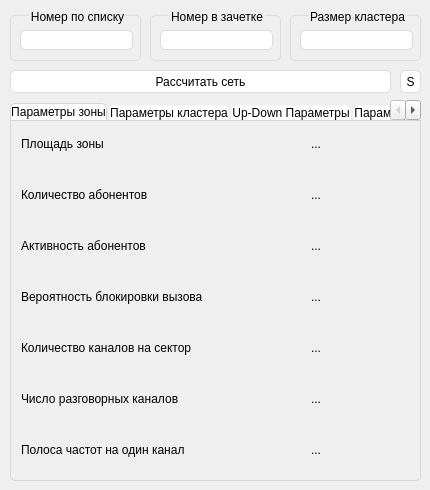
<?xml version="1.0" encoding="UTF-8"?>
<ui version="4.0">
 <class>MainWindow</class>
 <widget class="QMainWindow" name="MainWindow">
  <property name="geometry">
   <rect>
    <x>0</x>
    <y>0</y>
    <width>430</width>
    <height>490</height>
   </rect>
  </property>
  <property name="minimumSize">
   <size>
    <width>430</width>
    <height>490</height>
   </size>
  </property>
  <property name="maximumSize">
   <size>
    <width>430</width>
    <height>490</height>
   </size>
  </property>
  <property name="windowTitle">
   <string>MainWindow</string>
  </property>
  <property name="styleSheet">
   <string notr="true">QLineEdit {
border-radius:5px; 
border: 1px solid #dcdcdc;
}

QPushButton{
background-color: #ffffff;
border: 1px solid #dcdcdc;
border-radius: 5px;
}

QPushButton:hover {
	background-color: rgb(213, 213, 213);
}

QPushButton:pressed {
	background-color: rgb(148, 148, 148);
}

QTabWidget:pane {
border: 1px solid rgb(213, 213, 213);
border-bottom-left-radius: 5px;
border-bottom-right-radius: 5px;
}

QTabBar:tab {
background-color: #ffffff;
border: 1px solid rgb(213, 213, 213);
border-top-left-radius: 5px;
border-top-right-radius: 5px;
min-width: 20ex;
min-height: 3ex;
margin: 1px;
left: -1px;
bottom: -2px;
}

QTabBar:tab:!selected {
border-color: transparent;
margin-top: 3px;
}

QGroupBox {
border: 1px solid #dcdcdc;
border-radius: 5px;
margin-top: 5px;
}

QGroupBox:title {
top: -5px;
subcontrol-position: top center;
}</string>
  </property>
  <widget class="QWidget" name="centralwidget">
   <widget class="QGroupBox" name="groupBox">
    <property name="geometry">
     <rect>
      <x>10</x>
      <y>10</y>
      <width>131</width>
      <height>51</height>
     </rect>
    </property>
    <property name="title">
     <string>Номер по списку</string>
    </property>
    <widget class="QLineEdit" name="lineEdit_ListNumber">
     <property name="geometry">
      <rect>
       <x>10</x>
       <y>20</y>
       <width>113</width>
       <height>20</height>
      </rect>
     </property>
    </widget>
   </widget>
   <widget class="QGroupBox" name="groupBox_2">
    <property name="geometry">
     <rect>
      <x>150</x>
      <y>10</y>
      <width>131</width>
      <height>51</height>
     </rect>
    </property>
    <property name="title">
     <string>Номер в зачетке</string>
    </property>
    <widget class="QLineEdit" name="lineEdit_ZachNumber">
     <property name="geometry">
      <rect>
       <x>10</x>
       <y>20</y>
       <width>113</width>
       <height>20</height>
      </rect>
     </property>
    </widget>
   </widget>
   <widget class="QGroupBox" name="groupBox_3">
    <property name="geometry">
     <rect>
      <x>290</x>
      <y>10</y>
      <width>131</width>
      <height>51</height>
     </rect>
    </property>
    <property name="title">
     <string>Размер кластера</string>
    </property>
    <widget class="QLineEdit" name="lineEdit_ClusterSize">
     <property name="geometry">
      <rect>
       <x>10</x>
       <y>20</y>
       <width>113</width>
       <height>20</height>
      </rect>
     </property>
    </widget>
   </widget>
   <widget class="QPushButton" name="CalcNetButton">
    <property name="geometry">
     <rect>
      <x>10</x>
      <y>70</y>
      <width>381</width>
      <height>23</height>
     </rect>
    </property>
    <property name="styleSheet">
     <string notr="true"/>
    </property>
    <property name="text">
     <string>Рассчитать сеть</string>
    </property>
   </widget>
   <widget class="QTabWidget" name="tabWidget">
    <property name="geometry">
     <rect>
      <x>10</x>
      <y>100</y>
      <width>411</width>
      <height>381</height>
     </rect>
    </property>
    <property name="currentIndex">
     <number>0</number>
    </property>
    <property name="usesScrollButtons">
     <bool>true</bool>
    </property>
    <property name="documentMode">
     <bool>false</bool>
    </property>
    <property name="movable">
     <bool>false</bool>
    </property>
    <property name="tabBarAutoHide">
     <bool>false</bool>
    </property>
    <widget class="QWidget" name="tab_ZoneParams">
     <attribute name="title">
      <string>Параметры зоны</string>
     </attribute>
     <widget class="QWidget" name="gridLayoutWidget">
      <property name="geometry">
       <rect>
        <x>10</x>
        <y>0</y>
        <width>391</width>
        <height>351</height>
       </rect>
      </property>
      <layout class="QGridLayout" name="gridLayout">
       <property name="sizeConstraint">
        <enum>QLayout::SetDefaultConstraint</enum>
       </property>
       <property name="verticalSpacing">
        <number>6</number>
       </property>
       <item row="2" column="0">
        <widget class="QLabel" name="label_SubsActivity">
         <property name="text">
          <string>Активность абонентов</string>
         </property>
        </widget>
       </item>
       <item row="0" column="1">
        <widget class="QLabel" name="label_Square_Var">
         <property name="text">
          <string>...</string>
         </property>
         <property name="alignment">
          <set>Qt::AlignCenter</set>
         </property>
        </widget>
       </item>
       <item row="5" column="0">
        <widget class="QLabel" name="label_TalkChannels">
         <property name="text">
          <string>Число разговорных каналов</string>
         </property>
        </widget>
       </item>
       <item row="3" column="0">
        <widget class="QLabel" name="label_BlockProb">
         <property name="text">
          <string>Вероятность блокировки вызова</string>
         </property>
        </widget>
       </item>
       <item row="0" column="0">
        <widget class="QLabel" name="label_Square">
         <property name="text">
          <string>Площадь зоны</string>
         </property>
        </widget>
       </item>
       <item row="4" column="0">
        <widget class="QLabel" name="label_ChannelsPerSector">
         <property name="text">
          <string>Количество каналов на сектор</string>
         </property>
        </widget>
       </item>
       <item row="1" column="0">
        <widget class="QLabel" name="label_SubsQuant">
         <property name="text">
          <string>Количество абонентов</string>
         </property>
        </widget>
       </item>
       <item row="6" column="0">
        <widget class="QLabel" name="label_BandPerChannel">
         <property name="text">
          <string>Полоса частот на один канал</string>
         </property>
        </widget>
       </item>
       <item row="1" column="1">
        <widget class="QLabel" name="label_SubsQuant_Var">
         <property name="text">
          <string>...</string>
         </property>
         <property name="alignment">
          <set>Qt::AlignCenter</set>
         </property>
        </widget>
       </item>
       <item row="2" column="1">
        <widget class="QLabel" name="label_SubsActivity_Var">
         <property name="text">
          <string>...</string>
         </property>
         <property name="alignment">
          <set>Qt::AlignCenter</set>
         </property>
        </widget>
       </item>
       <item row="3" column="1">
        <widget class="QLabel" name="label_BlockProb_Var">
         <property name="text">
          <string>...</string>
         </property>
         <property name="alignment">
          <set>Qt::AlignCenter</set>
         </property>
        </widget>
       </item>
       <item row="4" column="1">
        <widget class="QLabel" name="label_ChannelsPerSector_Var">
         <property name="text">
          <string>...</string>
         </property>
         <property name="alignment">
          <set>Qt::AlignCenter</set>
         </property>
        </widget>
       </item>
       <item row="5" column="1">
        <widget class="QLabel" name="label_TalkChannels_Var">
         <property name="text">
          <string>...</string>
         </property>
         <property name="alignment">
          <set>Qt::AlignCenter</set>
         </property>
        </widget>
       </item>
       <item row="6" column="1">
        <widget class="QLabel" name="label_BandPerChannel_Var">
         <property name="text">
          <string>...</string>
         </property>
         <property name="alignment">
          <set>Qt::AlignCenter</set>
         </property>
        </widget>
       </item>
      </layout>
     </widget>
    </widget>
    <widget class="QWidget" name="tab_ClusterParams">
     <attribute name="title">
      <string>Параметры кластера</string>
     </attribute>
     <widget class="QWidget" name="gridLayoutWidget_2">
      <property name="geometry">
       <rect>
        <x>10</x>
        <y>10</y>
        <width>391</width>
        <height>341</height>
       </rect>
      </property>
      <layout class="QGridLayout" name="gridLayout_2">
       <item row="1" column="0">
        <widget class="QLabel" name="label_SignalNoise">
         <property name="text">
          <string>Сигнал / Шум</string>
         </property>
         <property name="alignment">
          <set>Qt::AlignCenter</set>
         </property>
        </widget>
       </item>
       <item row="2" column="0">
        <widget class="QLabel" name="label_AcceptableProb">
         <property name="text">
          <string>Допустимая вероятность невыполнения требований</string>
         </property>
         <property name="textFormat">
          <enum>Qt::MarkdownText</enum>
         </property>
         <property name="alignment">
          <set>Qt::AlignCenter</set>
         </property>
         <property name="wordWrap">
          <bool>true</bool>
         </property>
        </widget>
       </item>
       <item row="0" column="0">
        <widget class="QLabel" name="label_SignalLevelDev">
         <property name="text">
          <string>Отклонение уровня сигнала</string>
         </property>
         <property name="alignment">
          <set>Qt::AlignCenter</set>
         </property>
        </widget>
       </item>
       <item row="0" column="1">
        <widget class="QLabel" name="label_SignalLevelDev_Var">
         <property name="text">
          <string>...</string>
         </property>
         <property name="alignment">
          <set>Qt::AlignCenter</set>
         </property>
        </widget>
       </item>
       <item row="1" column="1">
        <widget class="QLabel" name="label_SignalNoise_Var">
         <property name="text">
          <string>...</string>
         </property>
         <property name="alignment">
          <set>Qt::AlignCenter</set>
         </property>
        </widget>
       </item>
       <item row="2" column="1">
        <widget class="QLabel" name="label_AcceptableProb_Var">
         <property name="text">
          <string>...</string>
         </property>
         <property name="alignment">
          <set>Qt::AlignCenter</set>
         </property>
        </widget>
       </item>
       <item row="3" column="1">
        <widget class="QLabel" name="label_ClusterSize_Var">
         <property name="text">
          <string>...</string>
         </property>
         <property name="alignment">
          <set>Qt::AlignCenter</set>
         </property>
        </widget>
       </item>
       <item row="4" column="1">
        <widget class="QLabel" name="label_SectorsQuant_Var">
         <property name="text">
          <string>...</string>
         </property>
         <property name="alignment">
          <set>Qt::AlignCenter</set>
         </property>
        </widget>
       </item>
       <item row="5" column="1">
        <widget class="QLabel" name="label_TrafficChannelsQuant_Var">
         <property name="text">
          <string>...</string>
         </property>
         <property name="alignment">
          <set>Qt::AlignCenter</set>
         </property>
        </widget>
       </item>
       <item row="6" column="1">
        <widget class="QLabel" name="label_RadioChannelsPerSector_Var">
         <property name="text">
          <string>...</string>
         </property>
         <property name="alignment">
          <set>Qt::AlignCenter</set>
         </property>
        </widget>
       </item>
       <item row="3" column="0">
        <widget class="QLabel" name="label_ClusterSize">
         <property name="text">
          <string>Размер кластера</string>
         </property>
         <property name="textFormat">
          <enum>Qt::MarkdownText</enum>
         </property>
         <property name="alignment">
          <set>Qt::AlignCenter</set>
         </property>
         <property name="wordWrap">
          <bool>true</bool>
         </property>
        </widget>
       </item>
       <item row="4" column="0">
        <widget class="QLabel" name="label_SectorsQuant">
         <property name="text">
          <string>Количество секторов</string>
         </property>
         <property name="textFormat">
          <enum>Qt::MarkdownText</enum>
         </property>
         <property name="alignment">
          <set>Qt::AlignCenter</set>
         </property>
         <property name="wordWrap">
          <bool>true</bool>
         </property>
        </widget>
       </item>
       <item row="5" column="0">
        <widget class="QLabel" name="label_TrafficChannelsQuant">
         <property name="text">
          <string>Число каналов для трафика</string>
         </property>
         <property name="textFormat">
          <enum>Qt::MarkdownText</enum>
         </property>
         <property name="alignment">
          <set>Qt::AlignCenter</set>
         </property>
         <property name="wordWrap">
          <bool>true</bool>
         </property>
        </widget>
       </item>
       <item row="6" column="0">
        <widget class="QLabel" name="label_RadioChannelsPerSector">
         <property name="text">
          <string>Количество радиоканалов на один сектор</string>
         </property>
         <property name="textFormat">
          <enum>Qt::MarkdownText</enum>
         </property>
         <property name="alignment">
          <set>Qt::AlignCenter</set>
         </property>
         <property name="wordWrap">
          <bool>true</bool>
         </property>
        </widget>
       </item>
      </layout>
     </widget>
    </widget>
    <widget class="QWidget" name="tab_UpDownParams">
     <attribute name="title">
      <string>Up-Down Параметры</string>
     </attribute>
     <widget class="QWidget" name="gridLayoutWidget_3">
      <property name="geometry">
       <rect>
        <x>10</x>
        <y>10</y>
        <width>391</width>
        <height>341</height>
       </rect>
      </property>
      <layout class="QGridLayout" name="gridLayout_3">
       <item row="0" column="0">
        <widget class="QLabel" name="label_Bandwidth">
         <property name="text">
          <string>Диапазон частот</string>
         </property>
         <property name="alignment">
          <set>Qt::AlignCenter</set>
         </property>
         <property name="wordWrap">
          <bool>true</bool>
         </property>
        </widget>
       </item>
       <item row="1" column="0">
        <widget class="QLabel" name="label_BSASPower">
         <property name="text">
          <string>Мощность передатчика БС АС</string>
         </property>
         <property name="alignment">
          <set>Qt::AlignCenter</set>
         </property>
         <property name="wordWrap">
          <bool>true</bool>
         </property>
        </widget>
       </item>
       <item row="6" column="0">
        <widget class="QLabel" name="label_BSASAntennaGain">
         <property name="text">
          <string>Коэффициент усиления антенны БС АС</string>
         </property>
         <property name="alignment">
          <set>Qt::AlignCenter</set>
         </property>
         <property name="wordWrap">
          <bool>true</bool>
         </property>
        </widget>
       </item>
       <item row="4" column="0">
        <widget class="QLabel" name="label_BSASDuplexFilterLoss">
         <property name="text">
          <string>Потери в дуплексном фильтре БС АС</string>
         </property>
         <property name="alignment">
          <set>Qt::AlignCenter</set>
         </property>
         <property name="wordWrap">
          <bool>true</bool>
         </property>
        </widget>
       </item>
       <item row="8" column="0">
        <widget class="QLabel" name="label_InsideBuildingLoss">
         <property name="text">
          <string>Потери при проникновении в здание</string>
         </property>
         <property name="alignment">
          <set>Qt::AlignCenter</set>
         </property>
         <property name="wordWrap">
          <bool>true</bool>
         </property>
        </widget>
       </item>
       <item row="5" column="0">
        <widget class="QLabel" name="label_BSASDiplexorLoss">
         <property name="text">
          <string>Потери в диплексоре БС АС</string>
         </property>
         <property name="alignment">
          <set>Qt::AlignCenter</set>
         </property>
         <property name="wordWrap">
          <bool>true</bool>
         </property>
        </widget>
       </item>
       <item row="9" column="0">
        <widget class="QLabel" name="label_InsideSubBodyLoss">
         <property name="text">
          <string>Потери в теле абонента</string>
         </property>
         <property name="alignment">
          <set>Qt::AlignCenter</set>
         </property>
         <property name="wordWrap">
          <bool>true</bool>
         </property>
        </widget>
       </item>
       <item row="0" column="1">
        <widget class="QLabel" name="label_Bandwidth_Var">
         <property name="text">
          <string>...</string>
         </property>
         <property name="alignment">
          <set>Qt::AlignCenter</set>
         </property>
         <property name="wordWrap">
          <bool>true</bool>
         </property>
        </widget>
       </item>
       <item row="7" column="0">
        <widget class="QLabel" name="label_RecieverSens">
         <property name="text">
          <string>Чувствительность приемника БС АС / АС БС</string>
         </property>
         <property name="alignment">
          <set>Qt::AlignCenter</set>
         </property>
         <property name="wordWrap">
          <bool>true</bool>
         </property>
        </widget>
       </item>
       <item row="3" column="0">
        <widget class="QLabel" name="label_BSASFeederLoss">
         <property name="text">
          <string>Потери в фидере БС АС</string>
         </property>
         <property name="alignment">
          <set>Qt::AlignCenter</set>
         </property>
         <property name="wordWrap">
          <bool>true</bool>
         </property>
        </widget>
       </item>
       <item row="10" column="0">
        <widget class="QLabel" name="label_Correction">
         <property name="text">
          <string>Требуемая поправка</string>
         </property>
         <property name="alignment">
          <set>Qt::AlignCenter</set>
         </property>
         <property name="wordWrap">
          <bool>true</bool>
         </property>
        </widget>
       </item>
       <item row="2" column="0">
        <widget class="QLabel" name="label_ASBSPower">
         <property name="text">
          <string>Мощность передатчика АС БС</string>
         </property>
         <property name="alignment">
          <set>Qt::AlignCenter</set>
         </property>
         <property name="wordWrap">
          <bool>true</bool>
         </property>
        </widget>
       </item>
       <item row="1" column="1">
        <widget class="QLabel" name="label_BSASPower_Var">
         <property name="text">
          <string>...</string>
         </property>
         <property name="alignment">
          <set>Qt::AlignCenter</set>
         </property>
         <property name="wordWrap">
          <bool>true</bool>
         </property>
        </widget>
       </item>
       <item row="2" column="1">
        <widget class="QLabel" name="label_ASBSPower_Var">
         <property name="text">
          <string>...</string>
         </property>
         <property name="alignment">
          <set>Qt::AlignCenter</set>
         </property>
         <property name="wordWrap">
          <bool>true</bool>
         </property>
        </widget>
       </item>
       <item row="3" column="1">
        <widget class="QLabel" name="label_BSASFeederLoss_Var">
         <property name="text">
          <string>...</string>
         </property>
         <property name="alignment">
          <set>Qt::AlignCenter</set>
         </property>
         <property name="wordWrap">
          <bool>true</bool>
         </property>
        </widget>
       </item>
       <item row="4" column="1">
        <widget class="QLabel" name="label_BSASDuplexFilterLoss_Var">
         <property name="text">
          <string>...</string>
         </property>
         <property name="alignment">
          <set>Qt::AlignCenter</set>
         </property>
         <property name="wordWrap">
          <bool>true</bool>
         </property>
        </widget>
       </item>
       <item row="5" column="1">
        <widget class="QLabel" name="label_BSASDiplexorLoss_Var">
         <property name="text">
          <string>...</string>
         </property>
         <property name="alignment">
          <set>Qt::AlignCenter</set>
         </property>
         <property name="wordWrap">
          <bool>true</bool>
         </property>
        </widget>
       </item>
       <item row="6" column="1">
        <widget class="QLabel" name="label_BSASAntennaGain_Var">
         <property name="text">
          <string>...</string>
         </property>
         <property name="alignment">
          <set>Qt::AlignCenter</set>
         </property>
         <property name="wordWrap">
          <bool>true</bool>
         </property>
        </widget>
       </item>
       <item row="7" column="1">
        <widget class="QLabel" name="label_RecieverSens_Var">
         <property name="text">
          <string>...</string>
         </property>
         <property name="alignment">
          <set>Qt::AlignCenter</set>
         </property>
         <property name="wordWrap">
          <bool>true</bool>
         </property>
        </widget>
       </item>
       <item row="8" column="1">
        <widget class="QLabel" name="label_InsideBuildingLoss_Var">
         <property name="text">
          <string>...</string>
         </property>
         <property name="alignment">
          <set>Qt::AlignCenter</set>
         </property>
         <property name="wordWrap">
          <bool>true</bool>
         </property>
        </widget>
       </item>
       <item row="9" column="1">
        <widget class="QLabel" name="label_InsideSubBodyLoss_Var">
         <property name="text">
          <string>...</string>
         </property>
         <property name="alignment">
          <set>Qt::AlignCenter</set>
         </property>
         <property name="wordWrap">
          <bool>true</bool>
         </property>
        </widget>
       </item>
       <item row="10" column="1">
        <widget class="QLabel" name="label_Correction_Var">
         <property name="text">
          <string>...</string>
         </property>
         <property name="alignment">
          <set>Qt::AlignCenter</set>
         </property>
         <property name="wordWrap">
          <bool>true</bool>
         </property>
        </widget>
       </item>
      </layout>
     </widget>
    </widget>
    <widget class="QWidget" name="tab_SPSParams">
     <attribute name="title">
      <string>Параметры СПС</string>
     </attribute>
     <widget class="QWidget" name="gridLayoutWidget_4">
      <property name="geometry">
       <rect>
        <x>10</x>
        <y>10</y>
        <width>391</width>
        <height>341</height>
       </rect>
      </property>
      <layout class="QGridLayout" name="gridLayout_4">
       <item row="3" column="0">
        <widget class="QLabel" name="label_TalkChannelsQuant">
         <property name="text">
          <string>Общее число разговорных каналов</string>
         </property>
         <property name="alignment">
          <set>Qt::AlignCenter</set>
         </property>
         <property name="wordWrap">
          <bool>true</bool>
         </property>
        </widget>
       </item>
       <item row="4" column="0">
        <widget class="QLabel" name="label_PhoneLoad">
         <property name="text">
          <string>Телефонная нагрузка</string>
         </property>
         <property name="alignment">
          <set>Qt::AlignCenter</set>
         </property>
         <property name="wordWrap">
          <bool>true</bool>
         </property>
        </widget>
       </item>
       <item row="7" column="0">
        <widget class="QLabel" name="label_SingleBSRadius">
         <property name="text">
          <string>Радиус зоны покрытия одной БС</string>
         </property>
         <property name="alignment">
          <set>Qt::AlignCenter</set>
         </property>
         <property name="wordWrap">
          <bool>true</bool>
         </property>
        </widget>
       </item>
       <item row="2" column="0">
        <widget class="QLabel" name="label_MinBandwidth">
         <property name="text">
          <string>Минимально возможная полоса частот</string>
         </property>
         <property name="alignment">
          <set>Qt::AlignCenter</set>
         </property>
         <property name="wordWrap">
          <bool>true</bool>
         </property>
        </widget>
       </item>
       <item row="0" column="0">
        <widget class="QLabel" name="label_PK">
         <property name="text">
          <string>Вероятность невыполнения условий по отношению сигнал шум</string>
         </property>
         <property name="alignment">
          <set>Qt::AlignCenter</set>
         </property>
         <property name="wordWrap">
          <bool>true</bool>
         </property>
        </widget>
       </item>
       <item row="1" column="0">
        <widget class="QLabel" name="label_FreqChannelsQuant">
         <property name="text">
          <string>Общее число частотных каналов</string>
         </property>
         <property name="alignment">
          <set>Qt::AlignCenter</set>
         </property>
         <property name="wordWrap">
          <bool>true</bool>
         </property>
        </widget>
       </item>
       <item row="0" column="1">
        <widget class="QLabel" name="label_PK_Var">
         <property name="text">
          <string>...</string>
         </property>
         <property name="alignment">
          <set>Qt::AlignCenter</set>
         </property>
         <property name="wordWrap">
          <bool>true</bool>
         </property>
        </widget>
       </item>
       <item row="6" column="0">
        <widget class="QLabel" name="label_BSQuant">
         <property name="text">
          <string>Количество базовых станций</string>
         </property>
         <property name="alignment">
          <set>Qt::AlignCenter</set>
         </property>
         <property name="wordWrap">
          <bool>true</bool>
         </property>
        </widget>
       </item>
       <item row="5" column="0">
        <widget class="QLabel" name="label_SubsPerSlot">
         <property name="text">
          <string>Количество абонентов на ячейку</string>
         </property>
         <property name="alignment">
          <set>Qt::AlignCenter</set>
         </property>
         <property name="wordWrap">
          <bool>true</bool>
         </property>
        </widget>
       </item>
       <item row="1" column="1">
        <widget class="QLabel" name="label_FreqChannelsQuant_Var">
         <property name="text">
          <string>...</string>
         </property>
         <property name="alignment">
          <set>Qt::AlignCenter</set>
         </property>
         <property name="wordWrap">
          <bool>true</bool>
         </property>
        </widget>
       </item>
       <item row="2" column="1">
        <widget class="QLabel" name="label_MinBandwidth_Var">
         <property name="text">
          <string>...</string>
         </property>
         <property name="alignment">
          <set>Qt::AlignCenter</set>
         </property>
         <property name="wordWrap">
          <bool>true</bool>
         </property>
        </widget>
       </item>
       <item row="3" column="1">
        <widget class="QLabel" name="label_TalkChannelsQuant_Var">
         <property name="text">
          <string>...</string>
         </property>
         <property name="alignment">
          <set>Qt::AlignCenter</set>
         </property>
         <property name="wordWrap">
          <bool>true</bool>
         </property>
        </widget>
       </item>
       <item row="4" column="1">
        <widget class="QLabel" name="label_PhoneLoad_Var">
         <property name="text">
          <string>...</string>
         </property>
         <property name="alignment">
          <set>Qt::AlignCenter</set>
         </property>
         <property name="wordWrap">
          <bool>true</bool>
         </property>
        </widget>
       </item>
       <item row="5" column="1">
        <widget class="QLabel" name="label_SubsPerSlot_Var">
         <property name="text">
          <string>...</string>
         </property>
         <property name="alignment">
          <set>Qt::AlignCenter</set>
         </property>
         <property name="wordWrap">
          <bool>true</bool>
         </property>
        </widget>
       </item>
       <item row="6" column="1">
        <widget class="QLabel" name="label_BSQuant_Var">
         <property name="text">
          <string>...</string>
         </property>
         <property name="alignment">
          <set>Qt::AlignCenter</set>
         </property>
         <property name="wordWrap">
          <bool>true</bool>
         </property>
        </widget>
       </item>
       <item row="7" column="1">
        <widget class="QLabel" name="label_SingleBSRadius_Var">
         <property name="text">
          <string>...</string>
         </property>
         <property name="alignment">
          <set>Qt::AlignCenter</set>
         </property>
         <property name="wordWrap">
          <bool>true</bool>
         </property>
        </widget>
       </item>
      </layout>
     </widget>
    </widget>
    <widget class="QWidget" name="tab_Losses">
     <attribute name="title">
      <string>Потери</string>
     </attribute>
     <widget class="QWidget" name="gridLayoutWidget_5">
      <property name="geometry">
       <rect>
        <x>10</x>
        <y>10</y>
        <width>391</width>
        <height>341</height>
       </rect>
      </property>
      <layout class="QGridLayout" name="gridLayout_5">
       <item row="3" column="0">
        <widget class="QLabel" name="label_RecieverSensitivity">
         <property name="text">
          <string>Чувствительность приемника</string>
         </property>
         <property name="alignment">
          <set>Qt::AlignCenter</set>
         </property>
         <property name="wordWrap">
          <bool>true</bool>
         </property>
        </widget>
       </item>
       <item row="0" column="0">
        <widget class="QLabel" name="label_PowerStock">
         <property name="text">
          <string>Запас мощности</string>
         </property>
         <property name="alignment">
          <set>Qt::AlignCenter</set>
         </property>
         <property name="wordWrap">
          <bool>true</bool>
         </property>
        </widget>
       </item>
       <item row="4" column="0">
        <widget class="QLabel" name="label_NeededPower">
         <property name="text">
          <string>Необходимая мощность сигнала для приема в 50% случаев</string>
         </property>
         <property name="alignment">
          <set>Qt::AlignCenter</set>
         </property>
         <property name="wordWrap">
          <bool>true</bool>
         </property>
        </widget>
       </item>
       <item row="0" column="1">
        <widget class="QLabel" name="label_PowerStock_Var">
         <property name="text">
          <string>...</string>
         </property>
         <property name="alignment">
          <set>Qt::AlignCenter</set>
         </property>
         <property name="wordWrap">
          <bool>true</bool>
         </property>
        </widget>
       </item>
       <item row="5" column="0">
        <widget class="QLabel" name="label_BSASSumLoss">
         <property name="text">
          <string>Суммарные потери БС АС</string>
         </property>
         <property name="alignment">
          <set>Qt::AlignCenter</set>
         </property>
         <property name="wordWrap">
          <bool>true</bool>
         </property>
        </widget>
       </item>
       <item row="1" column="0">
        <widget class="QLabel" name="label_PBSizl">
         <property name="text">
          <string>Изотропно излучаемая мощность БС</string>
         </property>
         <property name="alignment">
          <set>Qt::AlignCenter</set>
         </property>
         <property name="wordWrap">
          <bool>true</bool>
         </property>
        </widget>
       </item>
       <item row="2" column="0">
        <widget class="QLabel" name="label_PASizl">
         <property name="text">
          <string>Изотропно излучаемая мощность АС</string>
         </property>
         <property name="alignment">
          <set>Qt::AlignCenter</set>
         </property>
         <property name="wordWrap">
          <bool>true</bool>
         </property>
        </widget>
       </item>
       <item row="6" column="0">
        <widget class="QLabel" name="label_ASBSSumLoss">
         <property name="text">
          <string>Суммарные потери АС БС</string>
         </property>
         <property name="alignment">
          <set>Qt::AlignCenter</set>
         </property>
         <property name="wordWrap">
          <bool>true</bool>
         </property>
        </widget>
       </item>
       <item row="1" column="1">
        <widget class="QLabel" name="label_PBSizl_Var">
         <property name="text">
          <string>...</string>
         </property>
         <property name="alignment">
          <set>Qt::AlignCenter</set>
         </property>
         <property name="wordWrap">
          <bool>true</bool>
         </property>
        </widget>
       </item>
       <item row="2" column="1">
        <widget class="QLabel" name="label_PASizl_Var">
         <property name="text">
          <string>...</string>
         </property>
         <property name="alignment">
          <set>Qt::AlignCenter</set>
         </property>
         <property name="wordWrap">
          <bool>true</bool>
         </property>
        </widget>
       </item>
       <item row="3" column="1">
        <widget class="QLabel" name="label_RecieverSensitivity_Var">
         <property name="text">
          <string>...</string>
         </property>
         <property name="alignment">
          <set>Qt::AlignCenter</set>
         </property>
         <property name="wordWrap">
          <bool>true</bool>
         </property>
        </widget>
       </item>
       <item row="4" column="1">
        <widget class="QLabel" name="label_NeededPower_Var">
         <property name="text">
          <string>...</string>
         </property>
         <property name="alignment">
          <set>Qt::AlignCenter</set>
         </property>
         <property name="wordWrap">
          <bool>true</bool>
         </property>
        </widget>
       </item>
       <item row="5" column="1">
        <widget class="QLabel" name="label_BSASSumLoss_Var">
         <property name="text">
          <string>...</string>
         </property>
         <property name="alignment">
          <set>Qt::AlignCenter</set>
         </property>
         <property name="wordWrap">
          <bool>true</bool>
         </property>
        </widget>
       </item>
       <item row="6" column="1">
        <widget class="QLabel" name="label_ASBSSumLoss_Var">
         <property name="text">
          <string>...</string>
         </property>
         <property name="alignment">
          <set>Qt::AlignCenter</set>
         </property>
         <property name="wordWrap">
          <bool>true</bool>
         </property>
        </widget>
       </item>
      </layout>
     </widget>
    </widget>
    <widget class="QWidget" name="tab_Fading">
     <attribute name="title">
      <string>Затухание сигнала</string>
     </attribute>
     <widget class="QWidget" name="gridLayoutWidget_6">
      <property name="geometry">
       <rect>
        <x>10</x>
        <y>10</y>
        <width>391</width>
        <height>341</height>
       </rect>
      </property>
      <layout class="QGridLayout" name="gridLayout_6">
       <item row="0" column="0">
        <widget class="QLabel" name="label_LSelsk">
         <property name="text">
          <string>Среднее затухание в сельской местности</string>
         </property>
         <property name="alignment">
          <set>Qt::AlignCenter</set>
         </property>
         <property name="wordWrap">
          <bool>true</bool>
         </property>
        </widget>
       </item>
       <item row="1" column="0">
        <widget class="QLabel" name="label_LprigSmallMedium">
         <property name="text">
          <string>Среднее затухание в пригороде маленького/среднего города</string>
         </property>
         <property name="alignment">
          <set>Qt::AlignCenter</set>
         </property>
         <property name="wordWrap">
          <bool>true</bool>
         </property>
        </widget>
       </item>
       <item row="3" column="0">
        <widget class="QLabel" name="label_LcitySmallMedium">
         <property name="text">
          <string>Среднее затухание в маленьком/среднем городе</string>
         </property>
         <property name="alignment">
          <set>Qt::AlignCenter</set>
         </property>
         <property name="wordWrap">
          <bool>true</bool>
         </property>
        </widget>
       </item>
       <item row="0" column="1">
        <widget class="QLabel" name="label_LSelsk_Var">
         <property name="text">
          <string>...</string>
         </property>
         <property name="alignment">
          <set>Qt::AlignCenter</set>
         </property>
         <property name="wordWrap">
          <bool>true</bool>
         </property>
        </widget>
       </item>
       <item row="2" column="0">
        <widget class="QLabel" name="label_LprigBig">
         <property name="text">
          <string>Среднее затухание в пригороде большого города</string>
         </property>
         <property name="alignment">
          <set>Qt::AlignCenter</set>
         </property>
         <property name="wordWrap">
          <bool>true</bool>
         </property>
        </widget>
       </item>
       <item row="4" column="0">
        <widget class="QLabel" name="label_LcityBig">
         <property name="text">
          <string>Среднее затухание в большом городе</string>
         </property>
         <property name="alignment">
          <set>Qt::AlignCenter</set>
         </property>
         <property name="wordWrap">
          <bool>true</bool>
         </property>
        </widget>
       </item>
       <item row="1" column="1">
        <widget class="QLabel" name="label_LprigSmallMedium_Var">
         <property name="text">
          <string>...</string>
         </property>
         <property name="alignment">
          <set>Qt::AlignCenter</set>
         </property>
         <property name="wordWrap">
          <bool>true</bool>
         </property>
        </widget>
       </item>
       <item row="2" column="1">
        <widget class="QLabel" name="label_LprigBig_Var">
         <property name="text">
          <string>...</string>
         </property>
         <property name="alignment">
          <set>Qt::AlignCenter</set>
         </property>
         <property name="wordWrap">
          <bool>true</bool>
         </property>
        </widget>
       </item>
       <item row="3" column="1">
        <widget class="QLabel" name="label_LcitySmallMedium_Var">
         <property name="text">
          <string>...</string>
         </property>
         <property name="alignment">
          <set>Qt::AlignCenter</set>
         </property>
         <property name="wordWrap">
          <bool>true</bool>
         </property>
        </widget>
       </item>
       <item row="4" column="1">
        <widget class="QLabel" name="label_LcityBig_Var">
         <property name="text">
          <string>...</string>
         </property>
         <property name="alignment">
          <set>Qt::AlignCenter</set>
         </property>
         <property name="wordWrap">
          <bool>true</bool>
         </property>
        </widget>
       </item>
      </layout>
     </widget>
    </widget>
   </widget>
   <widget class="QPushButton" name="CustomSquareButton">
    <property name="geometry">
     <rect>
      <x>400</x>
      <y>70</y>
      <width>21</width>
      <height>23</height>
     </rect>
    </property>
    <property name="text">
     <string>S</string>
    </property>
   </widget>
  </widget>
 </widget>
 <resources/>
 <connections/>
</ui>
